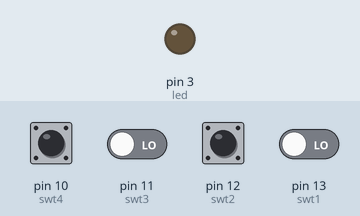
This sketch was run on a simulated Arduino Uno, built with avr-gcc and run on an emulated ATmega328P. Shown: output pins drawn as LEDs (lit = HIGH). The inputs (shaded band) are chosen by the test bench; at power-on: pin 10 (swt4), pin 11 (swt3), pin 12 (swt2), pin 13 (swt1) LOW.

Above: at 2.8 s.
2.9 s: pin 11 (swt3) driven HIGH and pin 13 (swt1) driven HIGH
At 4.2 s:
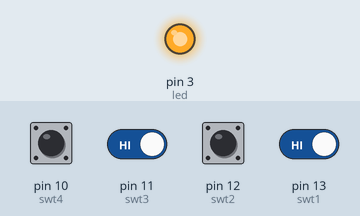
4.5 s: pin 11 (swt3) driven LOW
At 5.9 s:
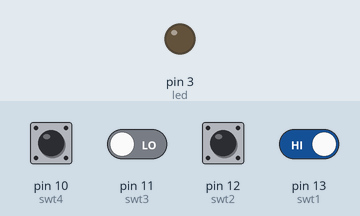
6.5 s: pin 11 (swt3) driven HIGH
At 7.4 s:
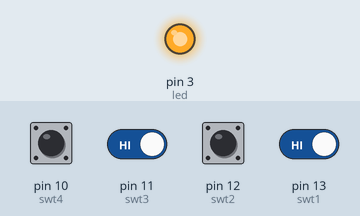
Timing chart, 0 to 9.5 s (numbered marks = the images above; inputs shaded):
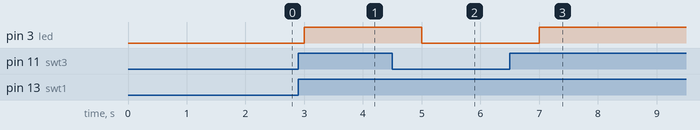

Measured:
- after the input at 2.9 s, pin 3 (led): LOW → HIGH after 0.10 s
- after the input at 4.5 s, pin 3 (led): HIGH → LOW after 0.50 s
- after the input at 6.5 s, pin 3 (led): LOW → HIGH after 0.50 s

The sketch:

password_code.ino
```cpp
// C++ code
//
int swt1=13;
int swt2=12;
int swt3=11;
int swt4=10;
int led=3;
void setup()
{
  pinMode(led, OUTPUT);
  pinMode(swt1, INPUT);
   pinMode(swt2, INPUT);
   pinMode(swt3, INPUT);
   pinMode(swt4, INPUT);
}

void loop()
{
int  bus1=digitalRead(swt1);
 int  bus2=digitalRead(swt2);
 int  bus3=digitalRead(swt3);
 int  bus4=digitalRead(swt4);
  if ((bus1==HIGH&&bus3==HIGH)&&(bus2==LOW&&bus4==LOW))
  {
  digitalWrite(led, HIGH);
  delay(1000); // Wait for 1000 millisecond(s)
}
  else
{
  digitalWrite(led, LOW);
  delay(1000); // Wait for 1000 millisecond(s)
  }
}
```
